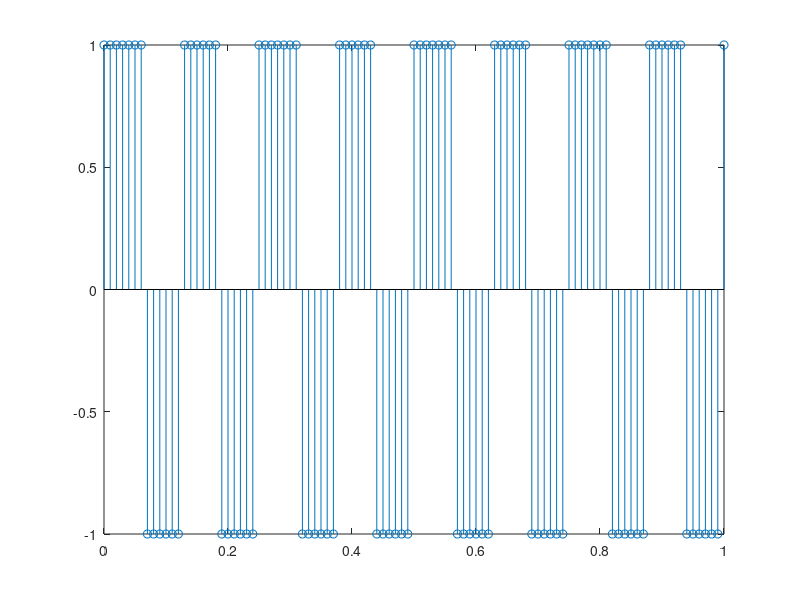
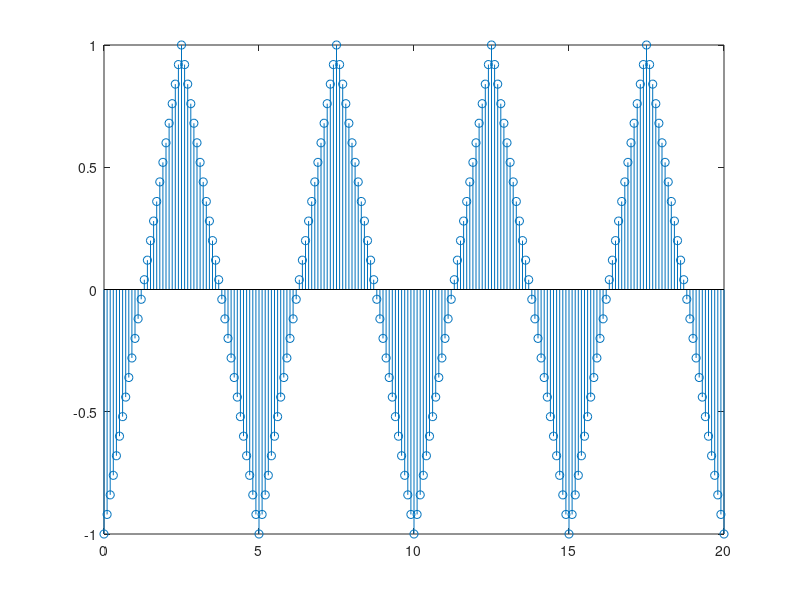

MATLAB code for these plots, in order:
f=8;
t=0:0.01:1;
x=square(2*pi*f*t);
subplot(1,1,1);
stem(t,x);

v=5
n=0:0.1:20
t=sawtooth(2*pi*n/v,0.5)
figure
stem(n,t)
